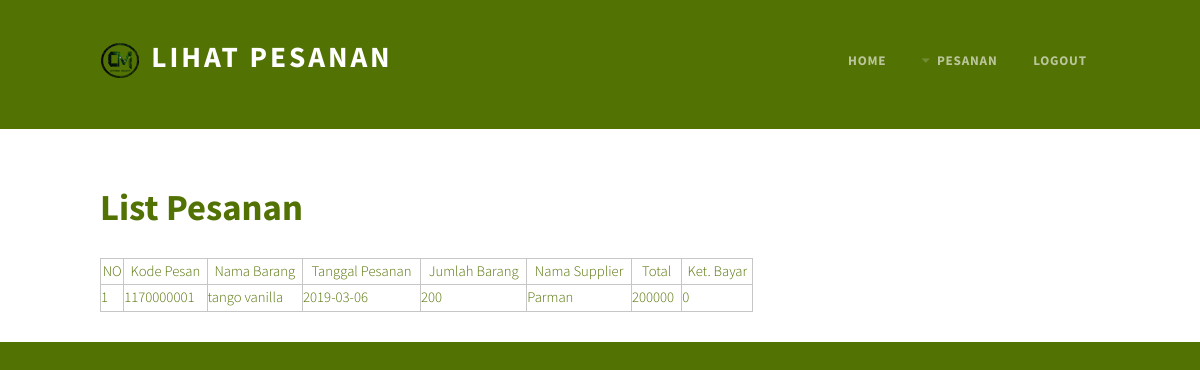
/Supplier/lihat_pesanan.php (signed in), run on the app's committed database.
### tables this page shows
CREATE TABLE `pesanan` (
  `kode_pesanan` int(10) NOT NULL,
  `nama_barang` varchar(20) NOT NULL,
  `tanggal_pesanan` date NOT NULL,
  `jumlah_barang` int(11) NOT NULL,
  `nama_supplier` varchar(20) NOT NULL,
  `total` int(11) NOT NULL,
  `ket_bayar` int(11) NOT NULL
);

### Supplier/lihat_pesanan.php (the view, shortened to what this page needs)
<!DOCTYPE HTML>
<html>
	<head>
		<link rel="stylesheet" href="../assets/css/main.css" />
	</head>
	<body class="homepage">
		<div id="page-wrapper">
				<div id="header">
					<div class="container">
							<div id="logo">
								<span class="pennant"><img src="../images/b.png" alt="" /></span></span>
								<h1><a href="lihat_pesanan.php">Lihat Pesanan</a></h1>
							</div>
							<nav id="nav">
								<ul>
									<li><a href="../index_supplier.php">Home</a></li>
									<li>
										<a href="#" class="icon fa-caret-down">Pesanan</a>
									</li>
									<li><a href="../logout.php">Logout</a></li>
								</ul>
							</nav>
					</div>
				</div>
				<div id="main">
					<section class="container">
						<div class="row">
							<section class="8u 12u(mobile)">
								<h2>List Pesanan</h2>
								<table>
									<tr>
										<th>NO</th>
										<th>Kode Pesan</th>
										<th>Nama Barang</th>
										<th>Tanggal Pesanan</th>
										<th>Jumlah Barang</th>
										<th>Nama Supplier</th>
										<th>Total</th>
										<th>Ket. Bayar</th>
									</tr>
									<?php
										include '../koneksi.php';
										$query=mysqli_query($connect, "select * from pesanan");
										$no=1;
										foreach ($query as $row) {
											echo "<tr>
												<td>$no</td>
												<td>".$row['kode_pesanan']."</td>
												<td>".$row['nama_barang']."</td>
												<td>".$row['tanggal_pesanan']."</td>
												<td>".$row['jumlah_barang']."</td>
												<td>".$row['nama_supplier']."</td>
												<td>".$row['total']."</td>
												<td>".$row['ket_bayar']."</td>
											</tr>";
											$no++;
										}
									?>
								</table>
							</section>
						</div>
					</section>
				</div>
		</div>
	</body>
</html>

### assets/css/main.css (style rules this page uses)
html, body, div, span, applet, object, iframe, h1, h2, h3, h4, h5, h6, p, blockquote, pre, a, abbr, acronym, address, big, cite, code, del, dfn, em, img, ins, kbd, q, s, samp, small, strike, strong, sub, sup, tt, var, b, u, i, center, dl, dt, dd, ol, ul, li, fieldset, form, label, legend, table, caption, tbody, tfoot, thead, tr, th, td, article, aside, canvas, details, embed, figure, figcaption, footer, header, hgroup, menu, nav, output, ruby, section, summary, time, mark, audio, video { margin: 0; padding: 0; border: 0; font-size: 100%; font: inherit; vertical-align: baseline; }
article, aside, details, figcaption, figure, footer, header, hgroup, menu, nav, section { display: block; }
body { line-height: 1; }
ol, ul { list-style: none; }
table { border-collapse: collapse; border-spacing: 0; }
body { -webkit-text-size-adjust: none; }
*, *:before, *:after { -moz-box-sizing: border-box; -webkit-box-sizing: border-box; box-sizing: border-box; }
.container { margin-left: auto; margin-right: auto; }
.container { width: 1200px; }
@media screen and (max-width: 1280px) { .container { width: 1000px; } }
.row { border-bottom: solid 1px transparent; -moz-box-sizing: border-box; -webkit-box-sizing: border-box; box-sizing: border-box; }
.row > * { float: left; -moz-box-sizing: border-box; -webkit-box-sizing: border-box; box-sizing: border-box; }
.row:after, .row:before { content: ''; display: block; clear: both; height: 0; }
.row > * { padding: 40px 0 0 40px; }
.row { margin: -40px 0 -1px -40px; }
.\38 u, .\38 u\24 { width: 66.6666666667%; clear: none; margin-left: 0; }
@media screen and (max-width: 1280px) { .row > * { padding: 40px 0 0 40px; } }
@media screen and (max-width: 1280px) { .row { margin: -40px 0 -1px -40px; } }
body { background: #537204; color: #537204; font-family: 'Source Sans Pro', sans-serif; font-size: 12pt; font-weight: 300; line-height: 1.75em; }
h1, h2, h3, h4, h5, h6 { font-weight: 700; }
h1 a, h2 a, h3 a, h4 a, h5 a, h6 a { color: inherit; text-decoration: none; }
a { -moz-transition: color 0.35s ease-in-out, border-bottom-color 0.35s ease-in-out; -webkit-transition: color 0.35s ease-in-out, border-bottom-color 0.35s ease-in-out; -ms-transition: color 0.35s ease-in-out, border-bottom-color 0.35s ease-in-out; transition: color 0.35s ease-in-out, border-bottom-color 0.35s ease-in-out; outline: 0; color: #019FE1; }
p, ul, ol, dl, table { margin-bottom: 1em; color: 555; }
section, article { margin-bottom: 3em; }
section > :last-child, section:last-child, article > :last-child, article:last-child { margin-bottom: 0; }
.row > section, .row > article { margin-bottom: 0; }
table { width: 100%; }
.icon { text-decoration: none; }
.icon:before { display: inline-block; font-family: FontAwesome; font-size: 1.25em; text-decoration: none; font-style: normal; font-weight: normal; line-height: 1; -webkit-font-smoothing: antialiased; -moz-osx-font-smoothing: grayscale; }
#header { padding: 1.5em 0em 1em 0em; }
#header .container { position: relative; }
#logo h1 a { position: absolute; margin: 0; top: 0.75em; padding-left: 1.75em; letter-spacing: 0.10em; text-decoration: none; text-transform: uppercase; display: block; font-size: 2em; font-weight: 700; color: #FFF; }
#logo .pennant { position: relative; top: 1.2em; display: inline-block; margin: 0em 0em 3em 0em; text-align: center; }
#nav { position: absolute; right: 0; top: 1.5em; }
#nav > ul > li { float: left; }
#nav > ul > li:last-child { padding-right: 0; }
#nav > ul > li > a, #nav > ul > li > span { display: block; margin-left: 0.7em; padding: 0.30em 1em; letter-spacing: 0.06em; text-transform: uppercase; text-decoration: none; font-weight: 700; font-size: 0.9em; outline: 0; color: #aaa; color: rgba(255, 255, 255, 0.6); }
#nav > ul > li > a.icon:before, #nav > ul > li > span.icon:before { display: inline-block; padding-right: 0.5em; opacity: 0.3; font-size: 1em; }
#main { position: relative; padding: 2em 0em; background: #fff; }
#main h2 { font-size: 2.5em; padding: 1em 0em; }
@media screen and (max-width: 1280px) { body, input, textarea, select { font-size: 11pt; } }

### Supplier/lihat_pesanan.php (style rules this page uses)
table, td, th { border: 1px solid #C6C6C6; }

### data on the page
pesanan: kode_pesanan "1170000001", nama_barang "tango vanilla", tanggal_pesanan "2019-03-06", jumlah_barang "200", nama_supplier "Parman", total "200000", ket_bayar "0"
